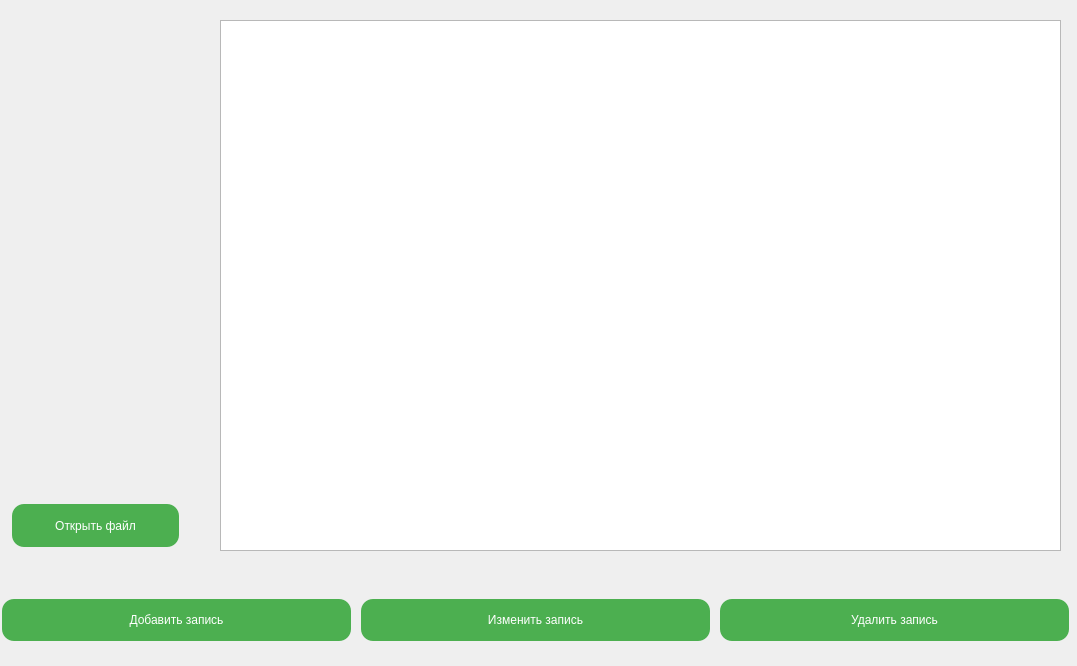
<?xml version="1.0" encoding="UTF-8"?>
<ui version="4.0">
 <class>MainWindow</class>
 <widget class="QMainWindow" name="MainWindow">
  <property name="geometry">
   <rect>
    <x>0</x>
    <y>0</y>
    <width>1077</width>
    <height>666</height>
   </rect>
  </property>
  <property name="minimumSize">
   <size>
    <width>0</width>
    <height>0</height>
   </size>
  </property>
  <property name="windowTitle">
   <string>PRCVI</string>
  </property>
  <property name="windowIcon">
   <iconset>
    <normaloff>icons/logo_vert.png</normaloff>icons/logo_vert.png</iconset>
  </property>
  <property name="styleSheet">
   <string notr="true">QPushButton {
    background-color: #4CAF50;
    border: none;
    color: #fff;
    padding: 14px;
    text-align: center;
    text-decoration: none;
    display: inline-block;
    font-size: 12px;
    margin: 4px 2px;
	border-radius: 12px;
}
QPushButton:hover {
	background-color: #3e8e41
}</string>
  </property>
  <widget class="QWidget" name="centralwidget">
   <property name="styleSheet">
    <string notr="true"/>
   </property>
   <widget class="QWidget" name="horizontalLayoutWidget">
    <property name="geometry">
     <rect>
      <x>0</x>
      <y>570</y>
      <width>1071</width>
      <height>101</height>
     </rect>
    </property>
    <layout class="QHBoxLayout" name="horizontalLayout">
     <item>
      <widget class="QPushButton" name="AddNote">
       <property name="font">
        <font>
         <pointsize>-1</pointsize>
         <underline>false</underline>
         <strikeout>false</strikeout>
        </font>
       </property>
       <property name="styleSheet">
        <string notr="true"/>
       </property>
       <property name="text">
        <string>Добавить запись</string>
       </property>
      </widget>
     </item>
     <item>
      <widget class="QPushButton" name="EditNote">
       <property name="font">
        <font>
         <pointsize>-1</pointsize>
         <underline>false</underline>
         <strikeout>false</strikeout>
        </font>
       </property>
       <property name="text">
        <string>Изменить запись</string>
       </property>
      </widget>
     </item>
     <item>
      <widget class="QPushButton" name="DeleteNote">
       <property name="font">
        <font>
         <pointsize>-1</pointsize>
         <underline>false</underline>
         <strikeout>false</strikeout>
        </font>
       </property>
       <property name="text">
        <string>Удалить запись</string>
       </property>
      </widget>
     </item>
    </layout>
   </widget>
   <widget class="QPushButton" name="OpenFile">
    <property name="geometry">
     <rect>
      <x>10</x>
      <y>500</y>
      <width>171</width>
      <height>51</height>
     </rect>
    </property>
    <property name="font">
     <font>
      <pointsize>-1</pointsize>
      <underline>false</underline>
      <strikeout>false</strikeout>
     </font>
    </property>
    <property name="text">
     <string>Открыть файл</string>
    </property>
   </widget>
   <widget class="QTableView" name="tableView">
    <property name="geometry">
     <rect>
      <x>220</x>
      <y>20</y>
      <width>841</width>
      <height>531</height>
     </rect>
    </property>
   </widget>
  </widget>
 </widget>
 <resources>
  <include location="files.qrc"/>
 </resources>
 <connections/>
</ui>
